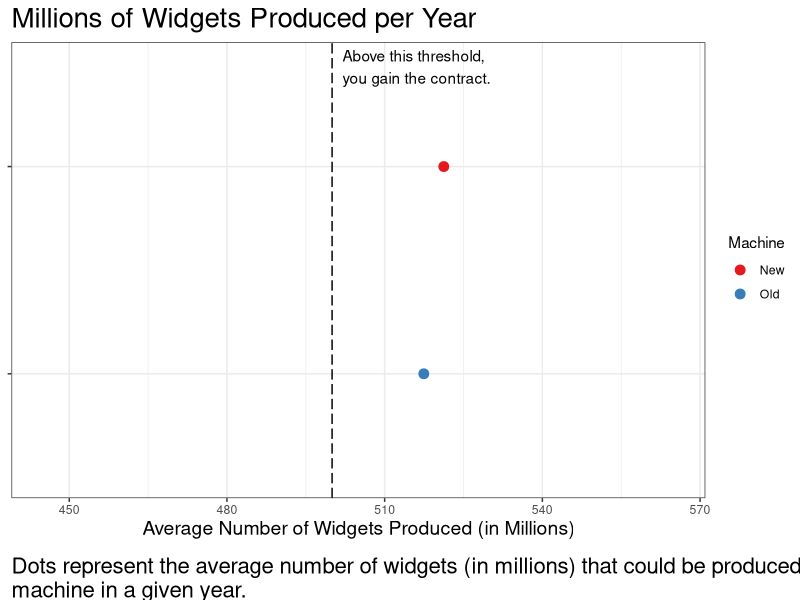
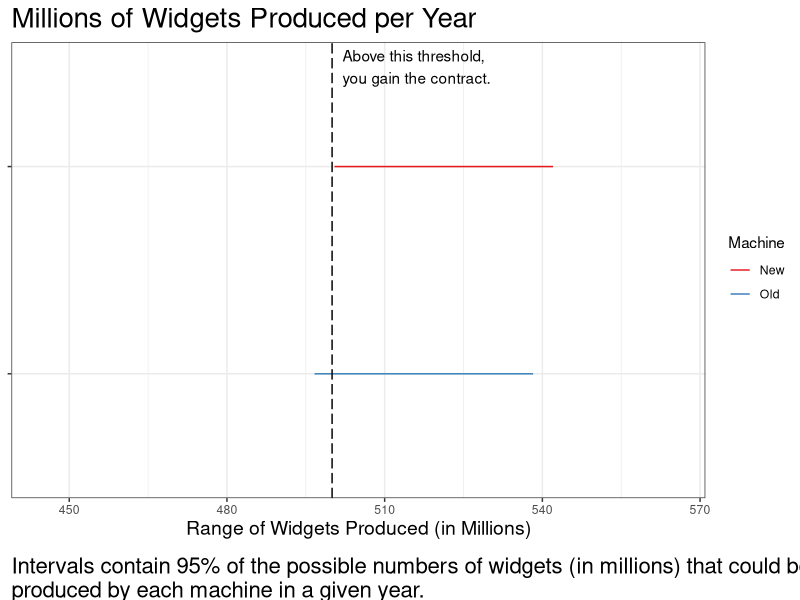
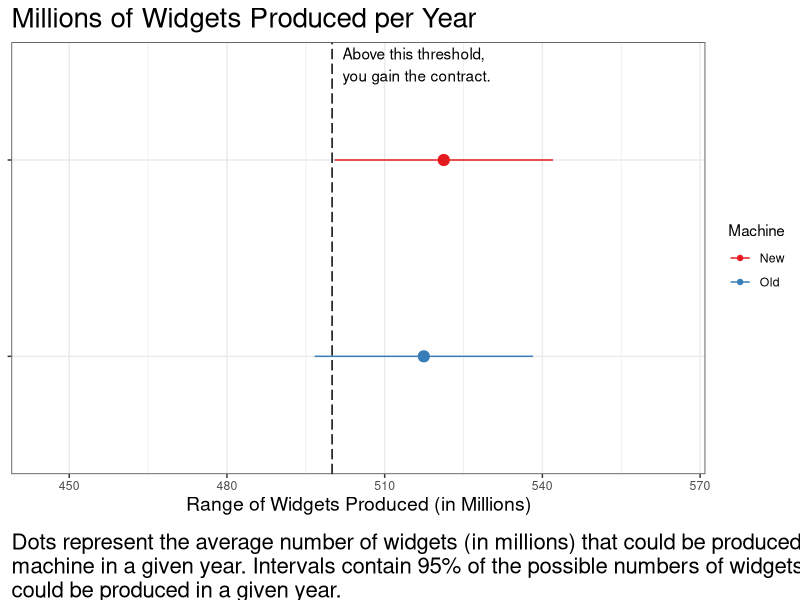
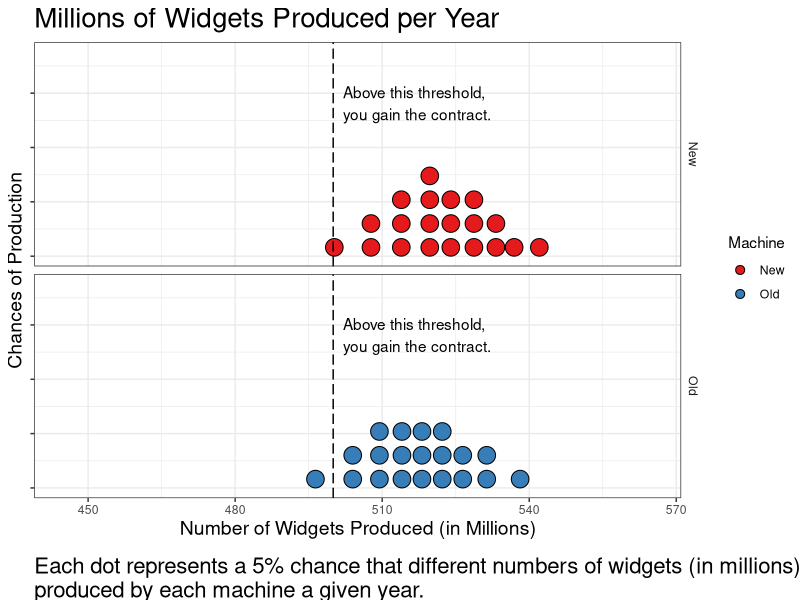
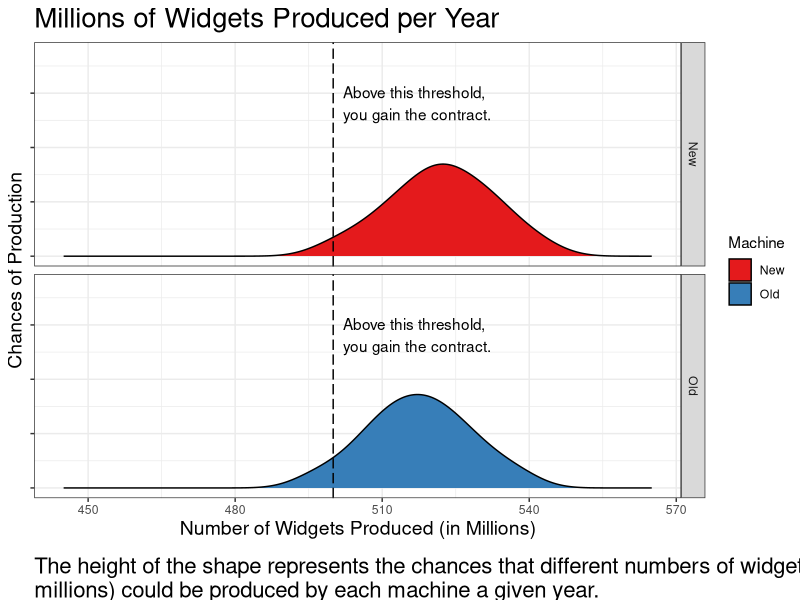

These figures' R source, in order:
## ---- chunk 1
knitr::opts_chunk$set(echo = TRUE, fig.width=10.26667, fig.height=6.16000)
library(tidyverse)
library(gganimate)
library(RColorBrewer)
library(gridExtra)
library(grid)
## ---- chunk 2
# linear sampling of log odds for ground truth probability of superiority for the new machine
logodds <- seq(log(0.025/(1-0.025)), log(0.975/(1-0.975)), length.out = 24) 
p_sup <- 1 / (1 + exp(-logodds))

print(p_sup)
## ---- chunk 3
# baseline probability of gaining/keeping a contract with the old machine 
base <- c(.15, .5, .85)

# initialize data conditions dataframe
conds_df <- data.frame(
  "p_superiority" = rep(p_sup, length(base)),
  "baseline" = sort(rep(base, length(p_sup))))

head(conds_df)
## ---- chunk 4
# create df containting rows for practice trials
prac_df <- data.frame(
  "p_superiority" = c(.4, .6),
  "baseline" = c(.95))
# append to conditions dataframe
conds_df <- rbind(conds_df, prac_df)

head(prac_df)
## ---- chunk 5
# label gain vs loss framing trials based on p_superiority and add contract thresholds
conds_df <- conds_df %>% 
  mutate(frame = if_else(p_superiority > .5, "gain", "loss"),
         threshold = if_else(frame=="gain", 
                             500, # million widgets required to gain contract
                             75)) # defective widgets per million required to keep contract

head(conds_df)
## ---- chunk 6
# add columns for the mean and standard deviation of the difference in the number of widgets produced by the new vs old machine
# depending on the gain vs loss frame, these values represent millions of widgets vs defective widgets per million
conds_df <- conds_df %>%
  mutate(sd_diff = 15, # std(new - old)
         mean_diff = sd_diff * qnorm(p_superiority)) # mean(new - old)

head(conds_df)
## ---- chunk 7
# double the length of the dataframe to add information per machine, creating a stimulus dataframe with a row per distribution to visualize
conds_df <- map_df(seq_len(2), ~conds_df)
conds_df$Machine <- sort(rep(c("New", "Old"), length(conds_df$p_superiority)/2))

# add columns for the mean and standard deviation of widgets for each machine and the probability of gaining/keeping the contract
conds_df <- conds_df %>%
  mutate(sd = sqrt(conds_df$sd_diff ^ 2 / 2), # assume equal and independent variances in the number of widgets produced by each machine
        mean = if_else(Machine=="Old", 
                       if_else(frame=="gain", # old machine is at baseline
                               threshold - sd * qnorm(1 - baseline), 
                               threshold - sd * qnorm(baseline)), 
                       if_else(frame=="gain", # new machine is at difference from baseline
                               threshold - sd * qnorm(1 - baseline) + mean_diff, 
                               threshold - sd * qnorm(baseline) + mean_diff)),
        p_contract = if_else(frame=="gain", # probability of exceeding threshold to gain/keep contract
                              1 - pnorm((threshold - mean)/sd),
                              pnorm((threshold - mean)/sd)))

head(conds_df)
## ---- chunk 8
# name conditions
conds_df <- conds_df %>%
  rowwise() %>% # need to name each row differently
  mutate(condition = paste(c(baseline, "base", round(p_superiority, 3), "p_sup"), collapse = "_")) %>%
  ungroup() # need to undo rowwise

head(conds_df)
## ---- chunk 9
# for HOPs and quantile dotplots we need to add draws to our dataframe
n <- 1000 # number of samples
n_dots <- 20 # number of dots for quantile dotplots
conds_df$sample_n <- n
conds_df <- conds_df %>% as.tibble() %>%
  mutate(draws = pmap(list(sample_n, mean, sd), rnorm), # get a list of draws from the distribution for each condition
         draw_n = list(seq(1, n)), # number each sample in order to animate multiple views simultaneously
         quantiles = map(draws, ~ quantile(unlist(.x), ppoints(n_dots)))) # use draw to get quantiles
         # leave these draws and quantiles nested in the dataframe for later use since they are not relevant to most visualizations

head(conds_df)
## ---- chunk 10
# get the data for the gain framing practice trial to use as an example
gain_prac_df <- conds_df %>% filter(p_superiority == 0.6)

head(gain_prac_df)
## ---- chunk 11
# function to draw captions in a consistent location relative to other text
wrap_label <- function(label, char_width) {
  return(lapply(strwrap(label, width = char_width, simplify = FALSE), paste, collapse="\n"))
}
## ---- chunk 12
# select limits for x-axis
data_domain_gain <- c(445, 565)
data_domain_loss <- c(0, 135)

# HOPs frame rate
frame_rate <- 2.5 
# select number of draws for HOPs conditions
n_draws_hops <- 50

# geom sizes
means_size <- 3
HOPs_size <- 10
HOPs_mean_size_factor <- 1.5
interval_mean_size_factor <- 1.85

# text formating
title_size <- 20
label_size <- 14 
caption_size <- 16
char_before_wrap <- 90
## ---- chunk 13
means_only <- function(df, data_domain, title, x_label, caption, decision_threshold, threshold_label) {
  plt <- df %>% ggplot(aes(x = mean, y = reorder(Machine, desc(Machine)), color = Machine)) +
      geom_point(size = means_size) +
      theme_bw() +
      scale_color_brewer(palette = "Set1") +
      xlim(data_domain[1], data_domain[2]) +
      labs(
        title = title,
        x = x_label,
        y = NULL,
        caption = wrap_label(caption, char_before_wrap)) +
      theme(
        axis.title = element_text(size=label_size),
        axis.text.y = element_blank(),
        plot.title = element_text(size = title_size),
        plot.caption = element_text(size = caption_size, hjust = 0, vjust = -1)) +
      geom_vline(xintercept = decision_threshold, linetype = "longdash") + # contract threshold
      annotate("text", x = (decision_threshold + 2), y = 2.4, label = threshold_label, hjust = 0, vjust = 0)
  
  return(plt)
}

means_only(df = gain_prac_df, 
           data_domain = data_domain_gain, 
           title = "Millions of Widgets Produced per Year", 
           x_label = "Average Number of Widgets Produced (in Millions)",
           caption = "Dots represent the average number of widgets (in millions) that could be produced by each machine in a given year.", 
           decision_threshold = 500, 
           threshold_label = "Above this threshold,\nyou gain the contract.")
## ---- chunk 14
intervals_only <- function(df, data_domain, title, x_label, caption, decision_threshold, threshold_label) {
  plt <- df %>% ggplot(aes(y = mean, x = reorder(Machine, desc(Machine)), color = Machine)) +
      geom_errorbar(aes(ymin = mean + qnorm(0.025) * sd, ymax = mean + qnorm(0.975) * sd, width = 0)) +
      coord_flip() +
      theme_bw() +
      scale_color_brewer(palette = "Set1") +
      ylim(data_domain[1], data_domain[2]) +
      labs(
        title = title,
        x = NULL,
        y = x_label,
        caption = wrap_label(caption, char_before_wrap)) +
      theme(
        axis.title = element_text(size=label_size),
        axis.text.y = element_blank(),
        plot.title = element_text(size = title_size),
        plot.caption = element_text(size = caption_size, hjust = 0, vjust = -1)) +
      geom_hline(yintercept = decision_threshold, linetype = "longdash") + # contract threshold
      annotate("text", y = (decision_threshold + 2), x = 2.4, label = threshold_label, hjust = 0, vjust = 0)
  
  return(plt)
}

intervals_only(df = gain_prac_df, 
               data_domain = data_domain_gain, 
               title = "Millions of Widgets Produced per Year", 
               x_label = "Range of Widgets Produced (in Millions)",
               caption = "Intervals contain 95% of the possible numbers of widgets (in millions) that could be produced by each machine in a given year.", 
               decision_threshold = 500, 
               threshold_label = "Above this threshold,\nyou gain the contract.")
## ---- chunk 15
intervals_w_means <- function(df, data_domain, title, x_label, caption, decision_threshold, threshold_label) {
  plt <- df %>% ggplot(aes(y = mean, x = reorder(Machine, desc(Machine)), color = Machine)) +
      geom_pointrange(aes(ymin = mean + qnorm(0.025) * sd, ymax = mean + qnorm(0.975) * sd), show.legend = FALSE, fatten = means_size * interval_mean_size_factor) +
      geom_line(aes(y = mean - 1000)) + geom_point(aes(y = mean - 1000)) + # hack to get legend symbols oriented properly
      coord_flip() +
      theme_bw() +
      scale_color_brewer(palette = "Set1") +
      ylim(data_domain[1], data_domain[2]) +
      labs(
        title = title,
        x = NULL,
        y = x_label,
        caption = wrap_label(caption, char_before_wrap)) +
      theme(
        axis.title = element_text(size=label_size),
        axis.text.y = element_blank(),
        plot.title = element_text(size = title_size),
        plot.caption = element_text(size = caption_size, hjust = 0, vjust = -1)) +
      geom_hline(yintercept = decision_threshold, linetype = "longdash") + # contract threshold
      annotate("text", y = (decision_threshold + 2), x = 2.4, label = threshold_label, hjust = 0, vjust = 0)
  
  return(plt)
}

intervals_w_means(df = gain_prac_df, 
                  data_domain = data_domain_gain, 
                  title = "Millions of Widgets Produced per Year", 
                  x_label = "Range of Widgets Produced (in Millions)",
                  caption = "Dots represent the average number of widgets (in millions) that could be produced by each machine in a given year. Intervals contain 95% of the possible numbers of widgets that could be produced in a given year.", 
                  decision_threshold = 500, 
                  threshold_label = "Above this threshold,\nyou gain the contract.")
## ---- chunk 16
hops <- function(df, n_draws, frames_per_second, data_domain, title, x_label, caption, decision_threshold, threshold_label, dimensions) {
  plt <- df %>% select(-one_of(c("quantiles"))) %>% unnest() %>%
      filter(draw_n %in% 1:n_draws) %>% # filter to set number of draws
      ggplot(aes(y = draws, x = reorder(Machine, desc(Machine)), color = Machine)) +
      geom_point(shape = 124, size = HOPs_size) +
      coord_flip() +
      theme_bw() +
      scale_color_brewer(palette = "Set1") +
      ylim(data_domain[1], data_domain[2]) +
      labs(
        title = title,
        x = NULL,
        y = x_label,
        caption = wrap_label(caption, char_before_wrap)) +
      theme(
        axis.title = element_text(size=label_size),
        axis.text.y = element_blank(),
        plot.title = element_text(size = title_size),
        plot.caption = element_text(size = caption_size, hjust = 0, vjust = -1)) +
      geom_hline(yintercept = decision_threshold, linetype = "longdash") + # contract threshold
      annotate("text", y = (decision_threshold + 2), x = 2.4, label = threshold_label, hjust = 0, vjust = 0) +
      transition_manual(draw_n)
    animation <- animate(plt, fps = frames_per_second, nframes = 10 * frames_per_second, res = 100, width = dimensions[1]*100, height = dimensions[2]*100)
  
  return(animation)
}

hops(df = gain_prac_df, 
     n_draws = n_draws_hops,
     frames_per_second = frame_rate,
     data_domain = data_domain_gain, 
     title = "Millions of Widgets Produced per Year", 
     x_label = "Number of Widgets Produced (in Millions)",
     caption = "Lines represent the number of widgets (in millions) that could be produced by each machine in a given year.", 
     decision_threshold = 500, 
     threshold_label = "Above this threshold,\nyou gain the contract.",
     dimensions = c(10.26667, 6.16000))
## ---- chunk 17
hops_w_means <- function(df, n_draws, frames_per_second, data_domain, title, x_label, caption, decision_threshold, threshold_label, dimensions) {
  plt <- df %>% select(-one_of(c("quantiles"))) %>% unnest() %>%
      filter(draw_n %in% 1:n_draws) %>% # filter to set number of draws
      ggplot(aes(y = mean, x = reorder(Machine, desc(Machine)), color = Machine)) +
      geom_point(size = means_size * HOPs_mean_size_factor) +
      geom_point(aes(y = draws), shape = 124, size = HOPs_size) +
      coord_flip() +
      theme_bw() +
      scale_color_brewer(palette = "Set1") +
      ylim(data_domain[1], data_domain[2]) +
      labs(
        title = title,
        x = NULL,
        y = x_label,
        caption = wrap_label(caption, char_before_wrap)) +
      theme(
        axis.title = element_text(size=label_size),
        axis.text.y = element_blank(),
        plot.title = element_text(size = title_size),
        plot.caption = element_text(size = caption_size, hjust = 0, vjust = -1)) +
      geom_hline(yintercept = decision_threshold, linetype = "longdash") + # contract threshold
      annotate("text", y = (decision_threshold + 2), x = 2.4, label = threshold_label, hjust = 0, vjust = 0) +
      transition_manual(draw_n)
    animation <- animate(plt, fps = frames_per_second, nframes = 10 * frames_per_second, res = 100, width = dimensions[1]*100, height = dimensions[2]*100)
  
  return(animation)
}

hops_w_means(df = gain_prac_df, 
             n_draws = n_draws_hops,
             frames_per_second = frame_rate,
             data_domain = data_domain_gain, 
             title = "Millions of Widgets Produced per Year", 
             x_label = "Number of Widgets Produced (in Millions)",
             caption = "Dots represent the average number of widgets (in millions) that could be produced by each machine in a given year. Lines represent the number of widgets that could produced in a given year.", 
             decision_threshold = 500, 
             threshold_label = "Above this threshold,\nyou gain the contract.",
             dimensions = c(10.26667, 6.16000))
## ---- chunk 18
quantile_dotplots <- function(df, data_domain, title, x_label, caption, decision_threshold, threshold_label) {
  plt <- df %>% select(-one_of(c("draws", "draw_n"))) %>% unnest() %>%
      ggplot(aes(x = quantiles, fill = Machine)) +
      geom_dotplot(binwidth = 4, binaxis = "x", dotsize = .9, stackratio = 1.35) +
      theme_bw() +
      scale_fill_brewer(palette = "Set1") +
      facet_grid(Machine ~ .) +
      xlim(data_domain[1], data_domain[2]) +
      ylim(0, .075) +
      labs(
        title = title,
        x = x_label,
        y = "Chances of Production",
        caption = wrap_label(caption, char_before_wrap)) +
      theme(
        strip.background = element_blank(),
        strip.text.x = element_blank(),
        axis.title = element_text(size=label_size),
        axis.text.y = element_blank(),
        plot.title = element_text(size = title_size),
        plot.caption = element_text(size = caption_size, hjust = 0, vjust = -1)) +
      geom_vline(xintercept = decision_threshold, linetype = "longdash") + # contract threshold
      annotate("text", x = (decision_threshold + 2), y = 0.05, label = threshold_label, hjust = 0, vjust = 0)
  
  return(plt)
}

quantile_dotplots(df = gain_prac_df, 
                  data_domain = data_domain_gain, 
                  title = "Millions of Widgets Produced per Year", 
                  x_label = "Number of Widgets Produced (in Millions)",
                  caption = "Each dot represents a 5% chance that different numbers of widgets (in millions) could be produced by each machine a given year.", 
                  decision_threshold = 500, 
                  threshold_label = "Above this threshold,\nyou gain the contract.")
## ---- chunk 19
densities <- function(df, data_domain, title, x_label, caption, decision_threshold, threshold_label) {
  plt <- df %>% select(-one_of(c("draws", "draw_n"))) %>% unnest() %>%
      ggplot(aes(x = quantiles, fill = Machine)) +
      geom_density() +
      theme_bw() +
      scale_fill_brewer(palette = "Set1") +
      facet_grid(Machine ~ .) +
      xlim(data_domain[1], data_domain[2]) +
      ylim(0, .075) +
      labs(
        title = title,
        x = x_label,
        y = "Chances of Production",
        caption = wrap_label(caption, char_before_wrap)) +
      theme(
        axis.title = element_text(size=label_size),
        axis.text.y = element_blank(),
        plot.title = element_text(size = title_size),
        plot.caption = element_text(size = caption_size, hjust = 0, vjust = -1)) +
      geom_vline(xintercept = decision_threshold, linetype = "longdash") + # contract threshold
      annotate("text", x = (decision_threshold + 2), y = 0.05, label = threshold_label, hjust = 0, vjust = 0)
  
  return(plt)
}

densities(df = gain_prac_df, 
          data_domain = data_domain_gain, 
          title = "Millions of Widgets Produced per Year", 
          x_label = "Number of Widgets Produced (in Millions)",
          caption = "The height of the shape represents the chances that different numbers of widgets (in millions) could be produced by each machine a given year.", 
          decision_threshold = 500, 
          threshold_label = "Above this threshold,\nyou gain the contract.")
